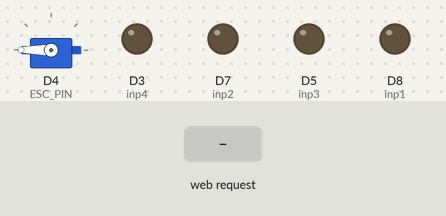
A sketch run on a simulated ESP8266 (NodeMCU). Shown: servo, output pins drawn as LEDs (lit = HIGH). The inputs (shaded band) are chosen by the test bench. What the sketch prints to the serial monitor is not drawn.

Above: at 0.9 s.
1.0 s: HTTP request GET /moveW received
At 1.9 s:
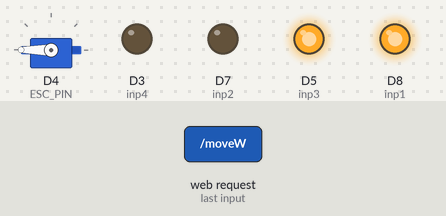
2.5 s: HTTP request GET /moveA received
At 3.1 s:
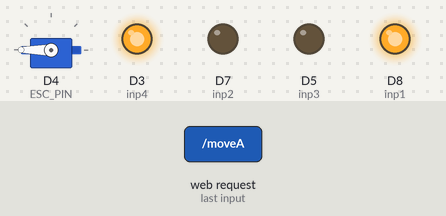
5.5 s: HTTP request GET /moveS received
At 6.6 s:
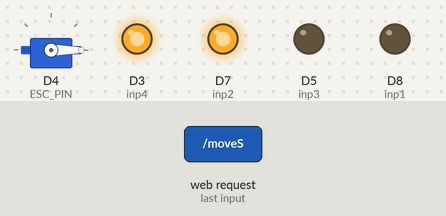
8.5 s: HTTP request GET /moveD received
At 8.7 s:
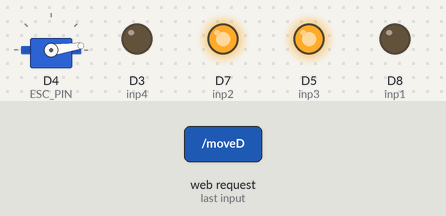
11.5 s: HTTP request GET /bldcON received
Timing chart, 0 to 52.8 s (numbered marks = the images above; inputs shaded):
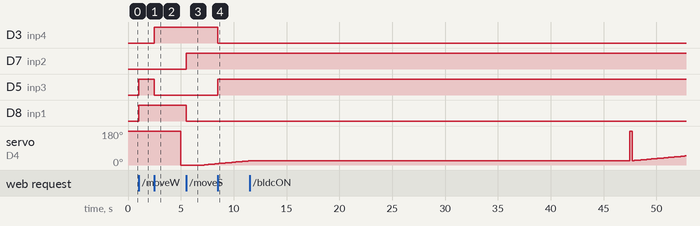

The sketch:

wall_climber.ino
```cpp
#include <Arduino.h>
#include <ESP8266WiFi.h>
#include <ESPAsyncTCP.h>
#include <ESPAsyncWebServer.h>
#include <Servo.h>

#define ESC_PIN D4
Servo esc;

const char* ssid     = "Wall-Climber";
const char* password = "12348765";

void moveW();
void moveA();
void moveS();
void moveD();
void move0();
void bldcON();
void bldcOFF();

const int inp1 = D8;
const int inp2 = D7;
const int inp3 = D5;
const int inp4 = D3;

// Create AsyncWebServer object on port 80
AsyncWebServer server(80);

// Generally, you should use "unsigned long" for variables that hold time
// The value will quickly become too large for an int to store
unsigned long previousMillis = 0;    // will store last time DHT was updated


const char index_html[] PROGMEM = R"rawliteral(
<!DOCTYPE html>
<html lang="en">
<head>
    <meta charset="UTF-8">
    <meta name="viewport" content="width=device-width, initial-scale=1.0">
    <title>Window Cleaning Bot</title>
    <style>
        .container {
            display: flex;
            flex-direction: column;
            justify-content: center;
            align-items: center;
            height: 100vh;
        }
        button {
            padding: 10px 20px;
            font-size: 20px;
            margin: 0 10px;
            cursor: pointer;
            width: 150px;
            height: 50px;
        }
    </style>
</head>
<body>
    <div class="container">
        <p><button onclick="window.location.href='/move0'">STOP</button></p>
        <p><button onclick="window.location.href='/moveW'">UP</button></p>
        <p><button onclick="window.location.href='/moveS'">DOWN</button></p>
        <p><button onclick="window.location.href='/moveD'">RIGHT</button></p>
        <p><button onclick="window.location.href='/bldcON'">BLDC ON</button></p>
        <p><button onclick="window.location.href='/bldcOFF'">BLDC OFF</button></p>
    </div>
</body>
</html>)rawliteral";

void setup(){

  pinMode(inp1, OUTPUT);
  pinMode(inp2, OUTPUT);
  pinMode(inp3, OUTPUT);
  pinMode(inp4, OUTPUT);

  // Serial port for debugging purposes
  Serial.begin(115200);


  Serial.print("Setting AP (Access Point)…");
  // Remove the password parameter, if you want the AP (Access Point) to be open
  WiFi.softAP(ssid, password);

  IPAddress IP = WiFi.softAPIP();
  Serial.print("AP IP address: ");
  Serial.println(IP);

  // Print ESP8266 Local IP Address
  Serial.println(WiFi.localIP());


  //Route for root / web page
  server.on("/", HTTP_GET, [](AsyncWebServerRequest *request){
    request->send_P(200, "text/html", index_html);
  });

  server.on("/moveW", HTTP_GET, [] (AsyncWebServerRequest *request) {
    Serial.print("W");
    moveW();
    request->redirect("/");
  });
  server.on("/moveA", HTTP_GET, [] (AsyncWebServerRequest *request) {
    Serial.print("A");
    moveA();
    request->redirect("/");
  });
  server.on("/moveS", HTTP_GET, [] (AsyncWebServerRequest *request) {
    Serial.print("S");
    moveS();
    request->redirect("/");
  });
  server.on("/moveD", HTTP_GET, [] (AsyncWebServerRequest *request) {
    Serial.print("D");
    moveD();
    request->redirect("/");
  });
  server.on("/move0", HTTP_GET, [] (AsyncWebServerRequest *request) {
    Serial.print("0");
    move0();
    request->redirect("/");
  });
  server.on("/bldcON", HTTP_GET, [] (AsyncWebServerRequest *request) {
    Serial.print("(");
    bldcON();
    request->redirect("/");
  });
  server.on("/bldcOFF", HTTP_GET, [] (AsyncWebServerRequest *request) {
    Serial.print("(");
    bldcOFF();
    request->redirect("/");
  });

  // Start server
  server.begin();

  //bldc
  esc.attach(ESC_PIN,  1000, 2000);
  esc.write(180);
  delay(5000);
  esc.write(0);
  delay(2000);
  for (int i = 0; i<= 180; i++) {
    esc.write(i);
    delay(200);
  }
  delay(2000);
  esc.write(0);

}

void loop(){

}

void bldcON(){
  for (int i = 0; i<= 180; i++) {
    esc.write(i);
    delay(200);
  }
}
void bldcOFF(){
  delay(200);
  esc.write(0);
  delay(500);
}

void moveW(){
	digitalWrite(inp1, HIGH);
  digitalWrite(inp2, LOW);
	digitalWrite(inp3, HIGH);
  digitalWrite(inp4, LOW);
}
void move0(){
	digitalWrite(inp1, LOW);
  digitalWrite(inp2, LOW);
	digitalWrite(inp3, LOW);
  digitalWrite(inp4, LOW);
}
void moveA(){ // Left
	digitalWrite(inp1, HIGH);
  digitalWrite(inp2, LOW);
	digitalWrite(inp3, LOW);
  digitalWrite(inp4, HIGH);
}
void moveD(){ // Left
	digitalWrite(inp1, LOW);
  digitalWrite(inp2, HIGH);
	digitalWrite(inp3, HIGH);
  digitalWrite(inp4, LOW);
}
void moveS(){ // Left
	digitalWrite(inp1, LOW);
  digitalWrite(inp2, HIGH);
	digitalWrite(inp3, LOW);
  digitalWrite(inp4, HIGH);
}
```

Measured:
- after the input at 1.0 s, D5 (inp3), D8 (inp1): LOW → HIGH at once
- after the input at 2.5 s, D3 (inp4): LOW → HIGH at once; D5 (inp3): HIGH → LOW at once
- after the input at 5.5 s, D7 (inp2): LOW → HIGH at once; D8 (inp1): HIGH → LOW at once
- after the input at 8.5 s, D3 (inp4): HIGH → LOW at once; D5 (inp3): LOW → HIGH at once
